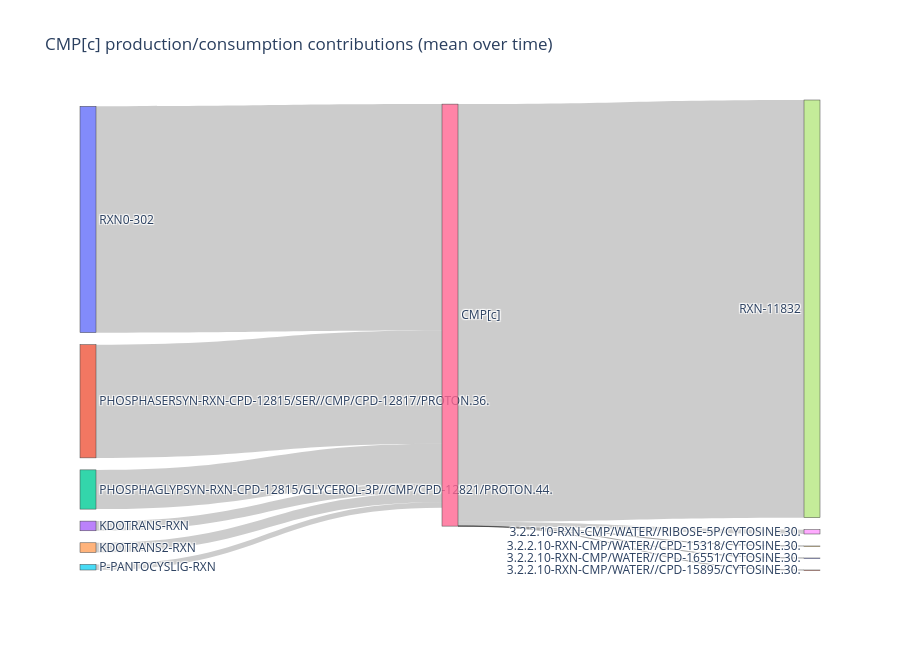

The code cell stored with this chart in its notebook:
### Code cell
met_of_interest = 'CMP[c]'
fig = sankey_metabolite_flux(
    met_of_interest=met_of_interest,
    fba=fba_pr,
    metabolism=metabolism_pr,
    agg="mean",
    top_n=10,
    min_abs_contrib=1e-6,
    title=f"{met_of_interest} production/consumption contributions (mean over time)",
)[0]
fig.show()

### Figure 1 — Plotly figure (JSON) as saved in the notebook; plotly's stock layout.template omitted (floating-point values rounded to 4 significant figures)
{"data": [{"arrangement": "snap", "link": {"label": ["RXN0-302 produces CMP[c]: |S*v|=1.55e+04", "PHOSPHASERSYN-RXN-CPD-12815/SER//CMP/CPD-12817/PROTON.36. produces CMP[c]: |S*v|=7.76e+03", "PHOSPHAGLYPSYN-RXN-CPD-12815/GLYCEROL-3P//CMP/CPD-12821/PROTON.44. produces CMP[c]: |S*v|=2.69e+03", "KDOTRANS-RXN produces CMP[c]: |S*v|=663", "KDOTRANS2-RXN produces CMP[c]: |S*v|=663", "P-PANTOCYSLIG-RXN produces CMP[c]: |S*v|=380", "RXN-11832 consumes CMP[c]: |S*v|=2.86e+04", "3.2.2.10-RXN-CMP/WATER//RIBOSE-5P/CYTOSINE.30. consumes CMP[c]: |S*v|=293", "3.2.2.10-RXN-CMP/WATER//CPD-15318/CYTOSINE.30. consumes CMP[c]: |S*v|=0.298", "3.2.2.10-RXN-CMP/WATER//CPD-16551/CYTOSINE.30. consumes CMP[c]: |S*v|=0.0367", "3.2.2.10-RXN-CMP/WATER//CPD-15895/CYTOSINE.30. consumes CMP[c]: |S*v|=0.035"], "source": [0, 1, 2, 3, 4, 5, 6, 6, 6, 6, 6], "target": [6, 6, 6, 6, 6, 6, 7, 8, 9, 10, 11], "value": [15510.0, 7759.0, 2688.0, 662.7, 662.7, 380.1, 28620.0, 293.3, 0.2983, 0.03667, 0.035]}, "node": {"label": ["RXN0-302", "PHOSPHASERSYN-RXN-CPD-12815/SER//CMP/CPD-12817/PROTON.36.", "PHOSPHAGLYPSYN-RXN-CPD-12815/GLYCEROL-3P//CMP/CPD-12821/PROTON.44.", "KDOTRANS-RXN", "KDOTRANS2-RXN", "P-PANTOCYSLIG-RXN", "CMP[c]", "RXN-11832", "3.2.2.10-RXN-CMP/WATER//RIBOSE-5P/CYTOSINE.30.", "3.2.2.10-RXN-CMP/WATER//CPD-15318/CYTOSINE.30.", "3.2.2.10-RXN-CMP/WATER//CPD-16551/CYTOSINE.30.", "3.2.2.10-RXN-CMP/WATER//CPD-15895/CYTOSINE.30."], "line": {"width": 0.5}, "pad": 12, "thickness": 16}, "type": "sankey"}], "layout": {"title": {"text": "CMP[c] production/consumption contributions (mean over time)"}, "height": 650}}
